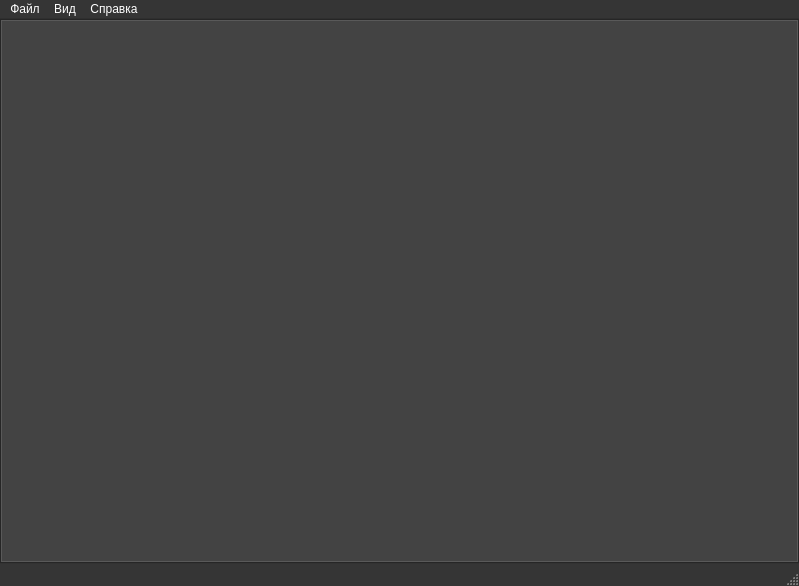
<?xml version="1.0" encoding="UTF-8"?>
<ui version="4.0">
 <class>MainWindow</class>
 <widget class="QMainWindow" name="MainWindow">
  <property name="enabled">
   <bool>true</bool>
  </property>
  <property name="geometry">
   <rect>
    <x>0</x>
    <y>0</y>
    <width>799</width>
    <height>586</height>
   </rect>
  </property>
  <property name="palette">
   <palette>
    <active>
     <colorrole role="WindowText">
      <brush brushstyle="SolidPattern">
       <color alpha="255">
        <red>255</red>
        <green>255</green>
        <blue>255</blue>
       </color>
      </brush>
     </colorrole>
     <colorrole role="Button">
      <brush brushstyle="SolidPattern">
       <color alpha="255">
        <red>53</red>
        <green>53</green>
        <blue>53</blue>
       </color>
      </brush>
     </colorrole>
     <colorrole role="Light">
      <brush brushstyle="SolidPattern">
       <color alpha="255">
        <red>53</red>
        <green>53</green>
        <blue>53</blue>
       </color>
      </brush>
     </colorrole>
     <colorrole role="Midlight">
      <brush brushstyle="SolidPattern">
       <color alpha="255">
        <red>53</red>
        <green>53</green>
        <blue>53</blue>
       </color>
      </brush>
     </colorrole>
     <colorrole role="Dark">
      <brush brushstyle="SolidPattern">
       <color alpha="255">
        <red>98</red>
        <green>98</green>
        <blue>98</blue>
       </color>
      </brush>
     </colorrole>
     <colorrole role="Mid">
      <brush brushstyle="SolidPattern">
       <color alpha="255">
        <red>154</red>
        <green>154</green>
        <blue>154</blue>
       </color>
      </brush>
     </colorrole>
     <colorrole role="Text">
      <brush brushstyle="SolidPattern">
       <color alpha="255">
        <red>255</red>
        <green>255</green>
        <blue>255</blue>
       </color>
      </brush>
     </colorrole>
     <colorrole role="BrightText">
      <brush brushstyle="SolidPattern">
       <color alpha="255">
        <red>255</red>
        <green>255</green>
        <blue>255</blue>
       </color>
      </brush>
     </colorrole>
     <colorrole role="ButtonText">
      <brush brushstyle="SolidPattern">
       <color alpha="255">
        <red>255</red>
        <green>255</green>
        <blue>255</blue>
       </color>
      </brush>
     </colorrole>
     <colorrole role="Base">
      <brush brushstyle="SolidPattern">
       <color alpha="255">
        <red>53</red>
        <green>53</green>
        <blue>53</blue>
       </color>
      </brush>
     </colorrole>
     <colorrole role="Window">
      <brush brushstyle="SolidPattern">
       <color alpha="255">
        <red>53</red>
        <green>53</green>
        <blue>53</blue>
       </color>
      </brush>
     </colorrole>
     <colorrole role="Shadow">
      <brush brushstyle="SolidPattern">
       <color alpha="255">
        <red>53</red>
        <green>53</green>
        <blue>53</blue>
       </color>
      </brush>
     </colorrole>
     <colorrole role="Highlight">
      <brush brushstyle="SolidPattern">
       <color alpha="255">
        <red>98</red>
        <green>98</green>
        <blue>98</blue>
       </color>
      </brush>
     </colorrole>
     <colorrole role="HighlightedText">
      <brush brushstyle="SolidPattern">
       <color alpha="255">
        <red>255</red>
        <green>255</green>
        <blue>255</blue>
       </color>
      </brush>
     </colorrole>
     <colorrole role="Link">
      <brush brushstyle="SolidPattern">
       <color alpha="255">
        <red>53</red>
        <green>53</green>
        <blue>53</blue>
       </color>
      </brush>
     </colorrole>
     <colorrole role="LinkVisited">
      <brush brushstyle="SolidPattern">
       <color alpha="255">
        <red>53</red>
        <green>53</green>
        <blue>53</blue>
       </color>
      </brush>
     </colorrole>
     <colorrole role="AlternateBase">
      <brush brushstyle="SolidPattern">
       <color alpha="255">
        <red>53</red>
        <green>53</green>
        <blue>53</blue>
       </color>
      </brush>
     </colorrole>
     <colorrole role="ToolTipBase">
      <brush brushstyle="SolidPattern">
       <color alpha="255">
        <red>255</red>
        <green>255</green>
        <blue>255</blue>
       </color>
      </brush>
     </colorrole>
     <colorrole role="ToolTipText">
      <brush brushstyle="SolidPattern">
       <color alpha="255">
        <red>255</red>
        <green>255</green>
        <blue>255</blue>
       </color>
      </brush>
     </colorrole>
     <colorrole role="PlaceholderText">
      <brush brushstyle="SolidPattern">
       <color alpha="128">
        <red>98</red>
        <green>98</green>
        <blue>98</blue>
       </color>
      </brush>
     </colorrole>
    </active>
    <inactive>
     <colorrole role="WindowText">
      <brush brushstyle="SolidPattern">
       <color alpha="255">
        <red>255</red>
        <green>255</green>
        <blue>255</blue>
       </color>
      </brush>
     </colorrole>
     <colorrole role="Button">
      <brush brushstyle="SolidPattern">
       <color alpha="255">
        <red>53</red>
        <green>53</green>
        <blue>53</blue>
       </color>
      </brush>
     </colorrole>
     <colorrole role="Light">
      <brush brushstyle="SolidPattern">
       <color alpha="255">
        <red>53</red>
        <green>53</green>
        <blue>53</blue>
       </color>
      </brush>
     </colorrole>
     <colorrole role="Midlight">
      <brush brushstyle="SolidPattern">
       <color alpha="255">
        <red>53</red>
        <green>53</green>
        <blue>53</blue>
       </color>
      </brush>
     </colorrole>
     <colorrole role="Dark">
      <brush brushstyle="SolidPattern">
       <color alpha="255">
        <red>98</red>
        <green>98</green>
        <blue>98</blue>
       </color>
      </brush>
     </colorrole>
     <colorrole role="Mid">
      <brush brushstyle="SolidPattern">
       <color alpha="255">
        <red>154</red>
        <green>154</green>
        <blue>154</blue>
       </color>
      </brush>
     </colorrole>
     <colorrole role="Text">
      <brush brushstyle="SolidPattern">
       <color alpha="255">
        <red>255</red>
        <green>255</green>
        <blue>255</blue>
       </color>
      </brush>
     </colorrole>
     <colorrole role="BrightText">
      <brush brushstyle="SolidPattern">
       <color alpha="255">
        <red>255</red>
        <green>255</green>
        <blue>255</blue>
       </color>
      </brush>
     </colorrole>
     <colorrole role="ButtonText">
      <brush brushstyle="SolidPattern">
       <color alpha="255">
        <red>255</red>
        <green>255</green>
        <blue>255</blue>
       </color>
      </brush>
     </colorrole>
     <colorrole role="Base">
      <brush brushstyle="SolidPattern">
       <color alpha="255">
        <red>53</red>
        <green>53</green>
        <blue>53</blue>
       </color>
      </brush>
     </colorrole>
     <colorrole role="Window">
      <brush brushstyle="SolidPattern">
       <color alpha="255">
        <red>53</red>
        <green>53</green>
        <blue>53</blue>
       </color>
      </brush>
     </colorrole>
     <colorrole role="Shadow">
      <brush brushstyle="SolidPattern">
       <color alpha="255">
        <red>53</red>
        <green>53</green>
        <blue>53</blue>
       </color>
      </brush>
     </colorrole>
     <colorrole role="Highlight">
      <brush brushstyle="SolidPattern">
       <color alpha="255">
        <red>98</red>
        <green>98</green>
        <blue>98</blue>
       </color>
      </brush>
     </colorrole>
     <colorrole role="HighlightedText">
      <brush brushstyle="SolidPattern">
       <color alpha="255">
        <red>255</red>
        <green>255</green>
        <blue>255</blue>
       </color>
      </brush>
     </colorrole>
     <colorrole role="Link">
      <brush brushstyle="SolidPattern">
       <color alpha="255">
        <red>53</red>
        <green>53</green>
        <blue>53</blue>
       </color>
      </brush>
     </colorrole>
     <colorrole role="LinkVisited">
      <brush brushstyle="SolidPattern">
       <color alpha="255">
        <red>53</red>
        <green>53</green>
        <blue>53</blue>
       </color>
      </brush>
     </colorrole>
     <colorrole role="AlternateBase">
      <brush brushstyle="SolidPattern">
       <color alpha="255">
        <red>53</red>
        <green>53</green>
        <blue>53</blue>
       </color>
      </brush>
     </colorrole>
     <colorrole role="ToolTipBase">
      <brush brushstyle="SolidPattern">
       <color alpha="255">
        <red>255</red>
        <green>255</green>
        <blue>220</blue>
       </color>
      </brush>
     </colorrole>
     <colorrole role="ToolTipText">
      <brush brushstyle="SolidPattern">
       <color alpha="255">
        <red>255</red>
        <green>255</green>
        <blue>255</blue>
       </color>
      </brush>
     </colorrole>
     <colorrole role="PlaceholderText">
      <brush brushstyle="SolidPattern">
       <color alpha="128">
        <red>98</red>
        <green>98</green>
        <blue>98</blue>
       </color>
      </brush>
     </colorrole>
    </inactive>
    <disabled>
     <colorrole role="WindowText">
      <brush brushstyle="SolidPattern">
       <color alpha="255">
        <red>255</red>
        <green>255</green>
        <blue>255</blue>
       </color>
      </brush>
     </colorrole>
     <colorrole role="Button">
      <brush brushstyle="SolidPattern">
       <color alpha="255">
        <red>53</red>
        <green>53</green>
        <blue>53</blue>
       </color>
      </brush>
     </colorrole>
     <colorrole role="Light">
      <brush brushstyle="SolidPattern">
       <color alpha="255">
        <red>53</red>
        <green>53</green>
        <blue>53</blue>
       </color>
      </brush>
     </colorrole>
     <colorrole role="Midlight">
      <brush brushstyle="SolidPattern">
       <color alpha="255">
        <red>53</red>
        <green>53</green>
        <blue>53</blue>
       </color>
      </brush>
     </colorrole>
     <colorrole role="Dark">
      <brush brushstyle="SolidPattern">
       <color alpha="255">
        <red>98</red>
        <green>98</green>
        <blue>98</blue>
       </color>
      </brush>
     </colorrole>
     <colorrole role="Mid">
      <brush brushstyle="SolidPattern">
       <color alpha="255">
        <red>154</red>
        <green>154</green>
        <blue>154</blue>
       </color>
      </brush>
     </colorrole>
     <colorrole role="Text">
      <brush brushstyle="SolidPattern">
       <color alpha="255">
        <red>255</red>
        <green>255</green>
        <blue>255</blue>
       </color>
      </brush>
     </colorrole>
     <colorrole role="BrightText">
      <brush brushstyle="SolidPattern">
       <color alpha="255">
        <red>255</red>
        <green>255</green>
        <blue>255</blue>
       </color>
      </brush>
     </colorrole>
     <colorrole role="ButtonText">
      <brush brushstyle="SolidPattern">
       <color alpha="255">
        <red>255</red>
        <green>255</green>
        <blue>255</blue>
       </color>
      </brush>
     </colorrole>
     <colorrole role="Base">
      <brush brushstyle="SolidPattern">
       <color alpha="255">
        <red>53</red>
        <green>53</green>
        <blue>53</blue>
       </color>
      </brush>
     </colorrole>
     <colorrole role="Window">
      <brush brushstyle="SolidPattern">
       <color alpha="255">
        <red>53</red>
        <green>53</green>
        <blue>53</blue>
       </color>
      </brush>
     </colorrole>
     <colorrole role="Shadow">
      <brush brushstyle="SolidPattern">
       <color alpha="255">
        <red>53</red>
        <green>53</green>
        <blue>53</blue>
       </color>
      </brush>
     </colorrole>
     <colorrole role="Highlight">
      <brush brushstyle="SolidPattern">
       <color alpha="255">
        <red>98</red>
        <green>98</green>
        <blue>98</blue>
       </color>
      </brush>
     </colorrole>
     <colorrole role="HighlightedText">
      <brush brushstyle="SolidPattern">
       <color alpha="255">
        <red>255</red>
        <green>255</green>
        <blue>255</blue>
       </color>
      </brush>
     </colorrole>
     <colorrole role="Link">
      <brush brushstyle="SolidPattern">
       <color alpha="255">
        <red>53</red>
        <green>53</green>
        <blue>53</blue>
       </color>
      </brush>
     </colorrole>
     <colorrole role="LinkVisited">
      <brush brushstyle="SolidPattern">
       <color alpha="255">
        <red>53</red>
        <green>53</green>
        <blue>53</blue>
       </color>
      </brush>
     </colorrole>
     <colorrole role="AlternateBase">
      <brush brushstyle="SolidPattern">
       <color alpha="255">
        <red>53</red>
        <green>53</green>
        <blue>53</blue>
       </color>
      </brush>
     </colorrole>
     <colorrole role="ToolTipBase">
      <brush brushstyle="SolidPattern">
       <color alpha="255">
        <red>255</red>
        <green>255</green>
        <blue>220</blue>
       </color>
      </brush>
     </colorrole>
     <colorrole role="ToolTipText">
      <brush brushstyle="SolidPattern">
       <color alpha="255">
        <red>255</red>
        <green>255</green>
        <blue>255</blue>
       </color>
      </brush>
     </colorrole>
     <colorrole role="PlaceholderText">
      <brush brushstyle="SolidPattern">
       <color alpha="128">
        <red>98</red>
        <green>98</green>
        <blue>98</blue>
       </color>
      </brush>
     </colorrole>
    </disabled>
   </palette>
  </property>
  <property name="font">
   <font>
    <family>MS Shell Dlg 2</family>
    <weight>50</weight>
    <italic>false</italic>
    <bold>false</bold>
    <kerning>true</kerning>
   </font>
  </property>
  <property name="cursor">
   <cursorShape>ArrowCursor</cursorShape>
  </property>
  <property name="mouseTracking">
   <bool>false</bool>
  </property>
  <property name="windowTitle">
   <string>MainWindow</string>
  </property>
  <property name="windowIcon">
   <iconset>
    <normaloff>:/icons/bone.png</normaloff>:/icons/bone.png</iconset>
  </property>
  <widget class="QWidget" name="centralwidget">
   <layout class="QVBoxLayout" name="verticalLayout">
    <property name="spacing">
     <number>3</number>
    </property>
    <property name="leftMargin">
     <number>0</number>
    </property>
    <property name="topMargin">
     <number>0</number>
    </property>
    <property name="rightMargin">
     <number>0</number>
    </property>
    <property name="bottomMargin">
     <number>0</number>
    </property>
    <item>
     <widget class="Stages" name="stages"/>
    </item>
   </layout>
  </widget>
  <widget class="QMenuBar" name="menubar">
   <property name="geometry">
    <rect>
     <x>0</x>
     <y>0</y>
     <width>799</width>
     <height>19</height>
    </rect>
   </property>
   <widget class="QMenu" name="menu">
    <property name="title">
     <string>Файл</string>
    </property>
    <addaction name="actExit"/>
   </widget>
   <widget class="QMenu" name="menu_2">
    <property name="title">
     <string>Вид</string>
    </property>
    <addaction name="actFullScreen"/>
   </widget>
   <widget class="QMenu" name="menu_3">
    <property name="title">
     <string>Справка</string>
    </property>
    <addaction name="action"/>
   </widget>
   <addaction name="menu"/>
   <addaction name="menu_2"/>
   <addaction name="menu_3"/>
  </widget>
  <widget class="StatusBar" name="statusbar"/>
  <action name="actOpenProject">
   <property name="text">
    <string>Открыть проект</string>
   </property>
   <property name="shortcut">
    <string>Ctrl+O</string>
   </property>
  </action>
  <action name="actSaveProject">
   <property name="text">
    <string>Сохранить проект</string>
   </property>
   <property name="shortcut">
    <string>Ctrl+S</string>
   </property>
  </action>
  <action name="actExit">
   <property name="text">
    <string>Выход</string>
   </property>
   <property name="shortcut">
    <string>Ctrl+Q</string>
   </property>
  </action>
  <action name="actFullScreen">
   <property name="text">
    <string>Полноэкранный режим</string>
   </property>
   <property name="shortcut">
    <string>F11</string>
   </property>
  </action>
  <action name="action">
   <property name="text">
    <string>Пока что тут пусто...</string>
   </property>
  </action>
 </widget>
 <customwidgets>
  <customwidget>
   <class>StatusBar</class>
   <extends>QStatusBar</extends>
   <header>..controllers.statusbar.h</header>
  </customwidget>
  <customwidget>
   <class>Stages</class>
   <extends>QTabWidget</extends>
   <header>..controllers.stages.h</header>
   <container>1</container>
  </customwidget>
 </customwidgets>
 <resources/>
 <connections/>
</ui>
